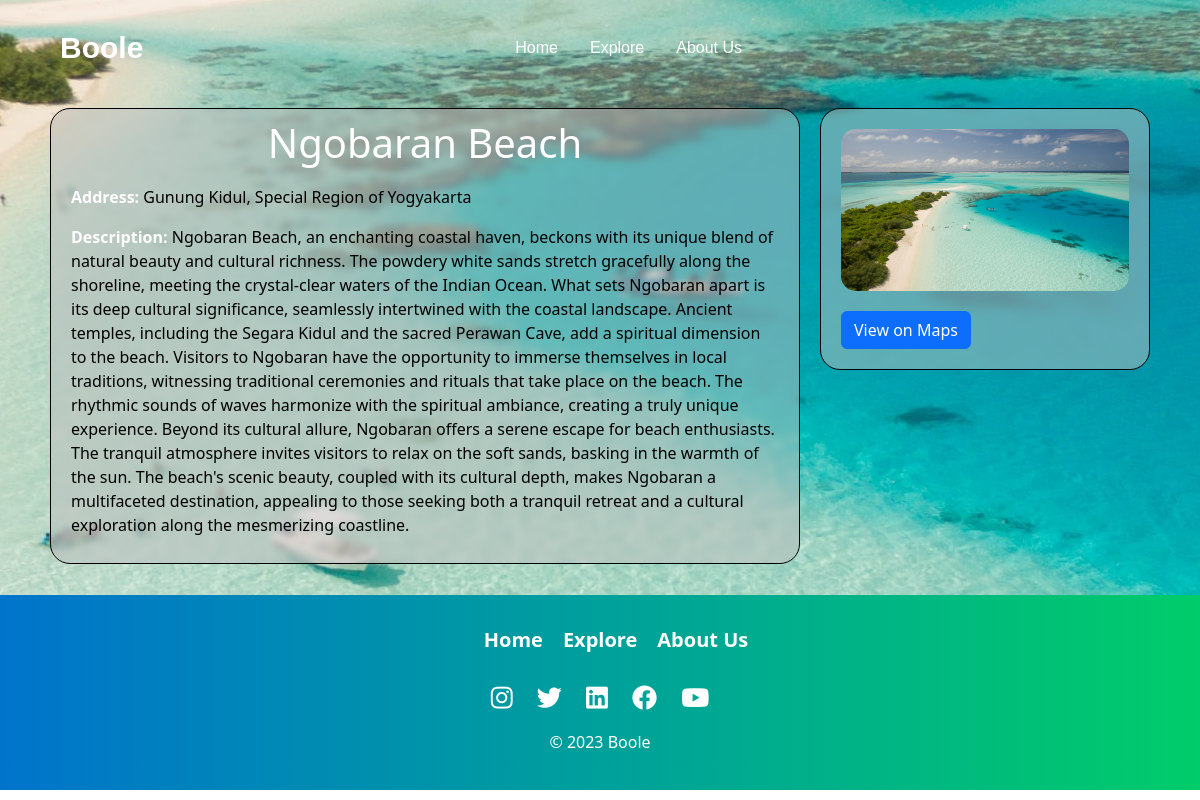
Page /detail.php?destination_id=2 (signed in) on the committed database.
### tables this page shows
CREATE TABLE `destination` (
  `id` int(11) NOT NULL,
  `place` varchar(30) NOT NULL,
  `category` varchar(15) NOT NULL,
  `description` text NOT NULL,
  `address` varchar(255) NOT NULL,
  `picture` varchar(50) NOT NULL,
  `link_maps` varchar(255) NOT NULL
);

### detail.php (the view, shortened to what this page needs)
<?php
include('config/config.php');
$destination_id = isset($_GET['destination_id']) ? $_GET['destination_id'] : '';
$sql = "SELECT * FROM destination WHERE id = '{$destination_id}'";
$query = mysqli_query($mysql_db, $sql);
$destination = mysqli_fetch_assoc($query);
?>
<!DOCTYPE html>
<html lang="en">
<head>
    <link href="https://cdn.jsdelivr.net/npm/bootstrap@5.3.2/dist/css/bootstrap.min.css" rel="stylesheet">
    <link rel="stylesheet" type="text/css" href="https://cdnjs.cloudflare.com/ajax/libs/font-awesome/5.15.1/css/all.min.css">
</head>
<body>
    <header class="header" id="header">
        <section style="position: relative; height: 595px; overflow: hidden;">
            <img src="image/<?php echo $destination['category']; ?>/<?php echo $destination['picture']; ?>" alt="Destination Image" class="card-img-top" style="position: absolute; top: 50%; left: 50%; transform: translate(-50%, -50%); min-width: 100%; min-height: 100%; width: auto; height: auto; z-index: -1;">
            <nav>
                <div>
                    <ul class="nav justify-content-center navbar" style="padding-top: 20px; font-family: 'Montserrat', sans-serif; padding-right: 60px; padding-left: 60px;">
                        <a class="navbar-brand me-auto" style="font-weight:600; color: #ffffff; font-size:30px;">Boole</a>
                        <li class="nav-item">
                            <a class="nav-link" href="user_home.php" style="color: #FFFFFF;" id="hover">Home</a>
                        </li>
                        <li class="nav-item">
                            <a class="nav-link" href="explore.php" style="color: #FFFFFF;" id="hover">Explore</a>
                        </li>
                        <li class="nav-item">
                            <a class="nav-link" href="about.php" style="color: #FFFFFF;" id="hover">About Us</a>
                        </li>
                        <button class="navbar-toggler ms-auto" type="button" data-bs-toggle="offcanvas" data-bs-target="#offcanvasLightNavbar" aria-controls="offcanvasLightNavbar" aria-label="Toggle navigation">
                        </button>
                </div>
            </nav>
            <section class="desc">
                <div class="row g-0">
                    <div class="col-6 col-md-8" style="padding-left: 50px; padding-top: 25px">
                        <div class="container mt-0" style="backdrop-filter: blur(3px); color: wheat; background-color: white;
                            color: black; background: rgb(189, 189, 0); background: rgba(189, 189, 189, 0.5); padding: 10px 20px; border: 1px solid; border-radius: 20px;">
                            <center>
                                <h1 style="color: white; padding-bottom: 10px;">
                                    <?php echo $destination['place']; ?>
                                </h1>
                            </center>
                            <div>
                                <p><strong style="color: white;">Address:
                                    </strong>
                                    <?php echo $destination['address']; ?>
                                </p>
                                <p><strong style="color: white;">Description:
                                    </strong>
                                    <?php echo $destination['description']; ?>
                                </p>
                            </div>
                        </div>
                    </div>
                    <div class="col-sm-6 col-md-4" style="padding-left: 20px; padding-right: 50px; padding-top: 25px">
                        <div class="container mt-0" style="backdrop-filter: blur(3px); color: wheat; background-color: white;
                            color: black; background: rgb(189, 189, 0); background: rgba(189, 189, 189, 0.5); padding: 10px 20px; border: 1px solid; border-radius: 20px;">
                            <img style="width: 100%; height: 50%; margin-bottom: 10px; margin-top: 10px; border-radius: 15px;" src="image/<?php echo $destination['category']; ?>/<?php echo $destination['picture']; ?>">
                            <a href="<?php echo $destination['link_maps']; ?>" style="margin-top: 10px; margin-bottom: 10px;" class="btn btn-primary" target="_blank">View on Maps</a>
                        </div>
                    </div>
                </div>
            </section>
    </header>
    <footer>
        <ul class="list-footer">
            <li><a href="user_home.php">Home</a></li>
            <li><a href="explore.php">Explore</a></li>
            <li><a href="about.php">About Us</a></li>
        </ul>
        <div class="social-media">
            <a href="#"><i class="fab fa-instagram"></i></a>
            <a href="#"><i class="fab fa-twitter"></i></a>
            <a href="#"><i class="fab fa-linkedin"></i></a>
            <a href="#"><i class="fab fa-facebook"></i></a>
            <a href="#"><i class="fab fa-youtube"></i></a>
        </div>
        <p class="copyrights">&copy; 2023 Boole</p>
    </footer>
</body>
</html>

### detail.php (style rules this page uses)
#hover { position: relative; display: block; transition: 0.5s; cursor: pointer; }
#hover::after { position: absolute; content: ""; width: 100%; height: 3px; top: 45px; left: 0; transition: transform 0.5s; transform: scaleX(0); transform-origin: right; background-color: #0174BE; }
footer { width: 100%; bottom: 0; background: linear-gradient(to right, #0074cc, #00cc6a); display: flex; align-items: center; flex-direction: column; text-align: center; color: #fff; padding: 20px; }
.list-footer { margin: 10px auto; display: flex; list-style-type: none; }
.list-footer li a { text-decoration: none; color: #fff; font-size: 20px; font-weight: bold; padding: 10px; }
.social-media { margin: 10px auto; }
.social-media i { padding: 10px; font-size: 25px; color: #fff; }

### rows in the picture
destination: category+picture (picture), place "Ngobaran Beach", address "Gunung Kidul, Special Region of Yogyakarta", description "Ngobaran Beach, an enchanting coastal haven, beckons with its unique blend of natural beauty and cultural richness. The powdery white sands stretch gracefully along the shoreline, meeting the crystal-clear waters of the Indian Ocean. What sets Ngobaran apart is its deep cultural significance, seamlessly intertwined with the coastal landscape. Ancient temples, including the Segara Kidul and the sacred Perawan Cave, add a spiritual dimension to the beach. Visitors to Ngobaran have the opportunity to immerse themselves in local traditions, witnessing traditional ceremonies and rituals that take place on the beach. The rhythmic sounds of waves harmonize with the spiritual ambiance, creating a…"
